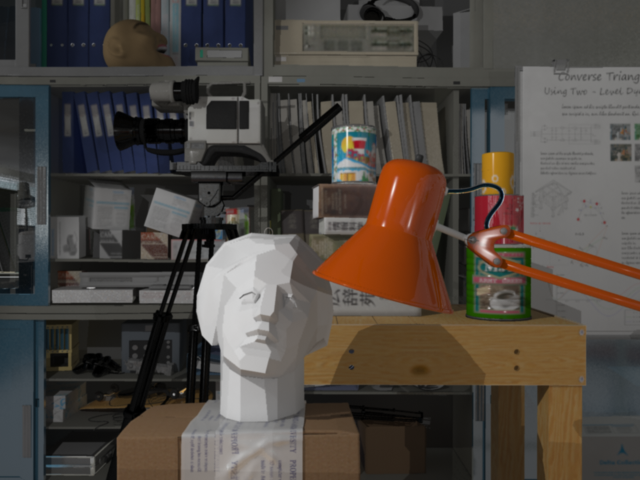
#> input picture frame_l1.png, 640 x 480 px, given in place of frame_l1.JPG, which was not available
$ jupyter execute --allow-errors 'Image Processing.ipynb'   (text cells are left out)
#> lines starting #> are read from the running program, lines starting #| are printed output that depends on the picture; pictures that were not available may be replaced by others from this repository, and a replacement may not be noted
[cell 1]
#http://www.pyimagesearch.com/2015/08/10/checking-your-opencv-version-using-python/
import imutils
import cv2
print("OpenCV Version: {}".format(cv2.__version__))
#%debug

#> (a cell that did not finish here is left out)

[cell 3]
#读入文件与保存。
import cv2
img=cv2.imread('frame_l1.JPG')
#> img is the input picture: shape (480, 640, 3); mean B, G, R 63.6, 69.7, 76.3
cv2.namedWindow('image', cv2.WINDOW_NORMAL)
cv2.imshow('image',img)
k = cv2.waitKey(0)
#> (key Esc is pressed here)
if k == 27:         # wait for ESC key to exit
    cv2.destroyAllWindows()
elif k == ord('s'): # wait for 's' key to save and exit
    cv2.imwrite('frame_l1.bak.JPG',img)
    cv2.destroyAllWindows()

[cell 4]
#以灰度方式 读取进来（此时会丢失部分信息），然后将其保存。
import cv2

greyImage = cv2.imread('frame_r1.png', cv2.IMREAD_GRAYSCALE)
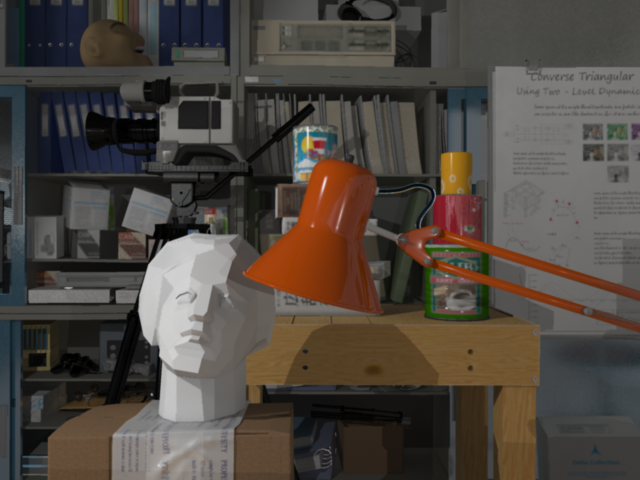
#> input picture frame_r1.png, 640 x 480 px
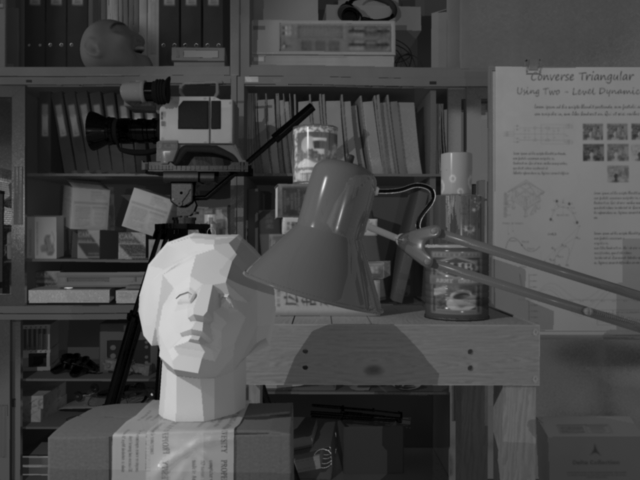
#> greyImage: shape (480, 640); min 0, max 230, mean 71.5
#> (the rest of this cell did not finish here and is left out)

[cell 5]
import numpy as np
emptyImg = np.zeros(img.shape, np.uint8)
emptyImg2 = img.copy
#面的emptyImage3[...]=0是将其转成空白的黑色图像。
emptyImg3 = cv2.cvtColor(img,cv2.COLOR_BGR2GRAY)
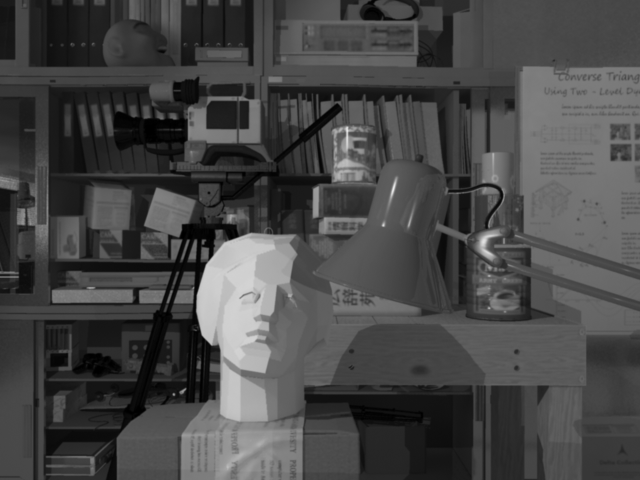
#> emptyImg3: shape (480, 640); min 0, max 233, mean 70.9
cv2.namedWindow('image', cv2.WINDOW_NORMAL)
cv2.imshow('image',emptyImg3)
cv2.waitKey(0)

[cell 6]
#图像与字节的交换
import cv2
import numpy
import os
# Make an array of 120,000 random bytes.
randomByteArray = bytearray(os.urandom(120000))

flatNumpyArray = numpy.array(randomByteArray)
# Convert the array to make a 400x300 grayscale image.
grayImage = flatNumpyArray.reshape(300, 400)
cv2.imwrite('RandomGray.png', grayImage)
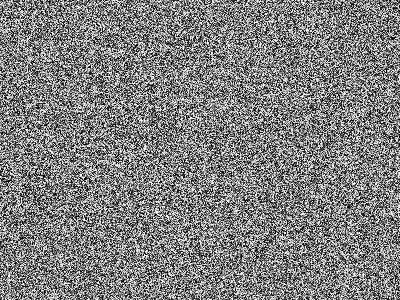
#> saved as RandomGray.png: shape (300, 400); min 0, max 255, mean 127.4
# Convert the array to make a 400x100 color image.
bgrImage = flatNumpyArray.reshape(100, 400, 3)
cv2.imwrite('RandomColor.png', bgrImage)
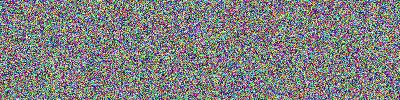
#> saved as RandomColor.png: shape (100, 400, 3); mean B, G, R 127.7, 127.7, 127
